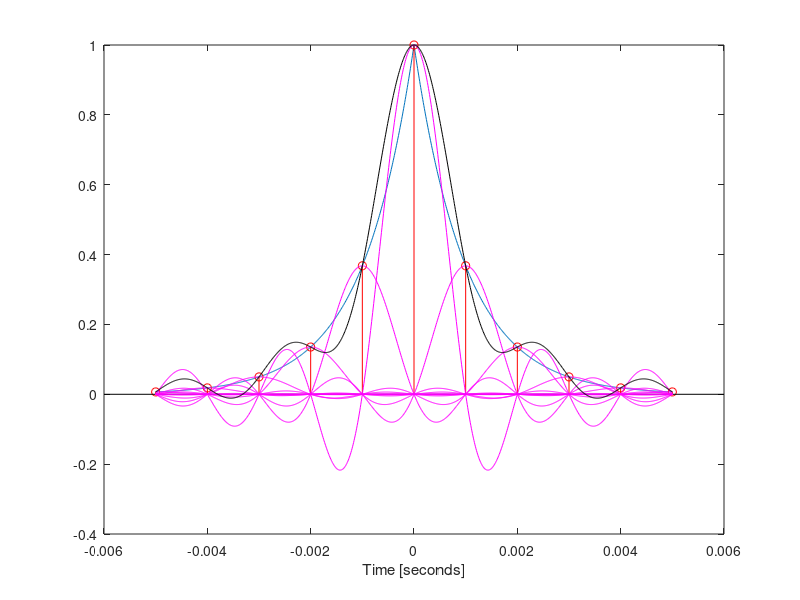
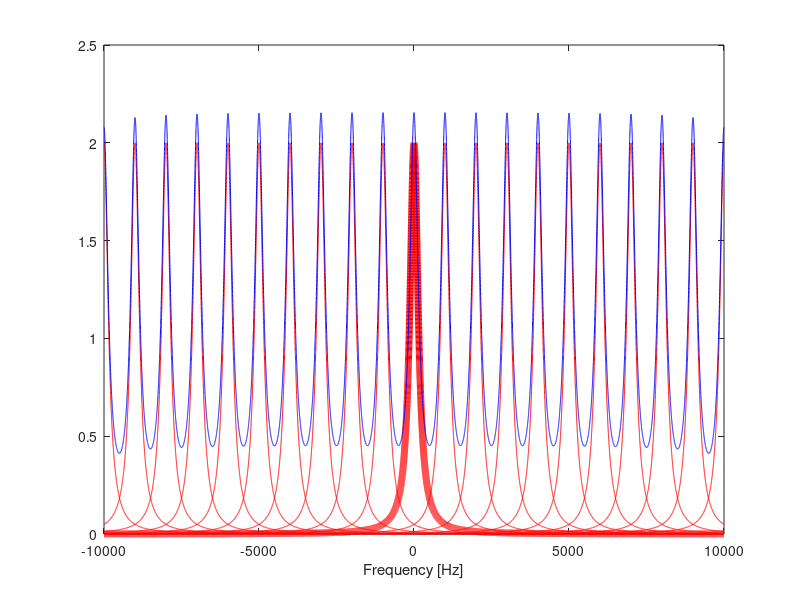

Source code (MATLAB) for these figures, in order:
Fs = 1000;
T = 1/Fs;

figure(1);
% Sample
t = [-5e-3:1e-5:5e-3];
xc = exp(-1000*abs(t));
plot(t,xc); hold on;
n = [-5e-3:1/Fs:5e-3];
xd = exp(-1000*abs(n));
stem(n,xd,'r'); hold off;
xlabel('Time [seconds]');
% Reconstruction
hold on;
xr = zeros(size(t));
for i=1:length(xd)
    xr = xr + xd(i)*sinc(Fs*(t-n(i)));
    plot(t,xd(i)*sinc(Fs*(t-n(i))),'m');
end
plot(t,xr,'k');
hold off;

figure(2);
Xc = @(F) 0.002./(1+(0.002*pi*F).^2);
F = [-10000:10000];
Xd = zeros(size(F));
for i=-10:10
    temp = Fs*Xc(F-i*Fs);
    Xd = Xd + temp;
    if(i==0)
    plot(F,temp,'r','LineWidth',5); hold on;
    else
    plot(F,temp,'r'); hold on;
    end
end
plot(F,Xd,'b'); hold off;
xlabel('Frequency [Hz]');